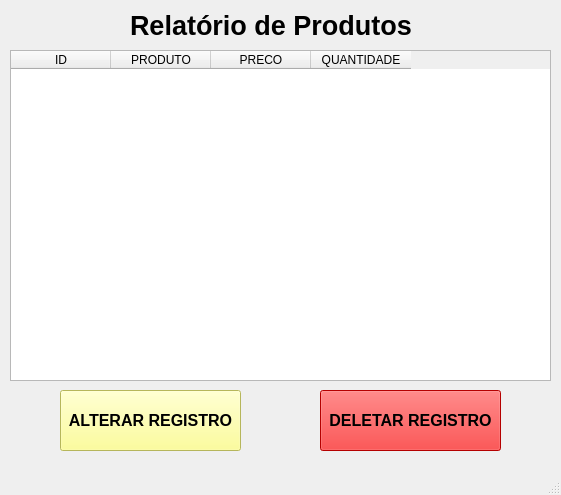
<?xml version="1.0" encoding="UTF-8"?>
<ui version="4.0">
 <class>MainWindow</class>
 <widget class="QMainWindow" name="MainWindow">
  <property name="geometry">
   <rect>
    <x>0</x>
    <y>0</y>
    <width>561</width>
    <height>495</height>
   </rect>
  </property>
  <property name="windowTitle">
   <string>MainWindow</string>
  </property>
  <widget class="QWidget" name="centralwidget">
   <widget class="QLabel" name="label">
    <property name="geometry">
     <rect>
      <x>130</x>
      <y>0</y>
      <width>301</width>
      <height>51</height>
     </rect>
    </property>
    <property name="font">
     <font>
      <pointsize>20</pointsize>
      <weight>75</weight>
      <bold>true</bold>
     </font>
    </property>
    <property name="text">
     <string>Relatório de Produtos</string>
    </property>
   </widget>
   <widget class="QTableWidget" name="tableWidget">
    <property name="geometry">
     <rect>
      <x>10</x>
      <y>50</y>
      <width>541</width>
      <height>331</height>
     </rect>
    </property>
    <column>
     <property name="text">
      <string>ID</string>
     </property>
    </column>
    <column>
     <property name="text">
      <string>PRODUTO</string>
     </property>
    </column>
    <column>
     <property name="text">
      <string>PRECO</string>
     </property>
    </column>
    <column>
     <property name="text">
      <string>QUANTIDADE</string>
     </property>
    </column>
   </widget>
   <widget class="QPushButton" name="btnAlterar">
    <property name="geometry">
     <rect>
      <x>60</x>
      <y>390</y>
      <width>181</width>
      <height>61</height>
     </rect>
    </property>
    <property name="font">
     <font>
      <pointsize>12</pointsize>
      <weight>75</weight>
      <bold>true</bold>
     </font>
    </property>
    <property name="styleSheet">
     <string notr="true">background-color: rgb(255, 255, 127);</string>
    </property>
    <property name="text">
     <string>ALTERAR REGISTRO</string>
    </property>
   </widget>
   <widget class="QPushButton" name="btnDeletar">
    <property name="geometry">
     <rect>
      <x>320</x>
      <y>390</y>
      <width>181</width>
      <height>61</height>
     </rect>
    </property>
    <property name="font">
     <font>
      <pointsize>12</pointsize>
      <weight>75</weight>
      <bold>true</bold>
     </font>
    </property>
    <property name="styleSheet">
     <string notr="true">background-color: rgb(253, 0, 0);</string>
    </property>
    <property name="text">
     <string>DELETAR REGISTRO</string>
    </property>
   </widget>
  </widget>
  <widget class="QMenuBar" name="menubar">
   <property name="geometry">
    <rect>
     <x>0</x>
     <y>0</y>
     <width>561</width>
     <height>21</height>
    </rect>
   </property>
  </widget>
  <widget class="QStatusBar" name="statusbar"/>
 </widget>
 <resources/>
 <connections/>
</ui>
